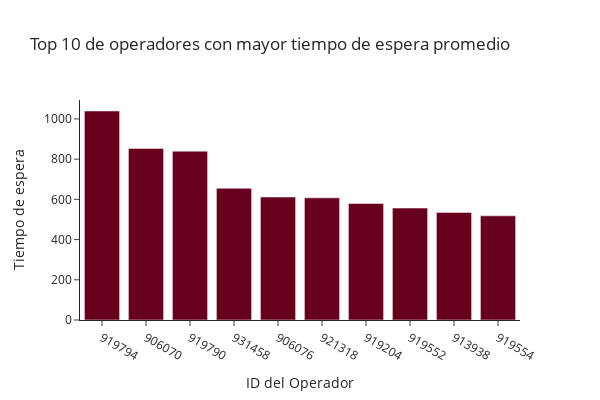

Notebook cell for this chart:
### Code cell
waiting_time_by_direccion = df_merged[df_merged['direction'] == 'in']
waiting_time_by_direccion = waiting_time_by_direccion.groupby('operator_id').agg({'waiting_time':'mean'})
waiting_time_by_direccion  = waiting_time_by_direccion .sort_values(by= 'waiting_time', ascending=False).head(10)
print(waiting_time_by_direccion)

labels = waiting_time_by_direccion .index.to_list()
labels = [str(x) for x in labels]

fig = px.bar(waiting_time_by_direccion , x=labels, y='waiting_time',
            labels={ 'x':'ID del Operador', 'waiting_time':'Tiempo de espera'},
            title='Top 10 de operadores con mayor tiempo de espera promedio',
            color_discrete_sequence=px.colors.sequential.RdBu,
            template='simple_white')

fig.update_layout(width=600, height=400)

plt.tight_layout()
fig.show()

### Figure 1 — Plotly figure (JSON) as saved in the notebook; plotly's stock layout.template omitted (floating-point values rounded to 4 significant figures)
{"data": [{"alignmentgroup": "True", "hovertemplate": "ID del Operador=%{x}<br>Tiempo de espera=%{y}<extra></extra>", "legendgroup": "", "marker": {"color": "rgb(103,0,31)", "pattern": {"shape": ""}}, "name": "", "offsetgroup": "", "orientation": "v", "showlegend": false, "textposition": "auto", "type": "bar", "x": ["919794", "906070", "919790", "931458", "906076", "921318", "919204", "919552", "913938", "919554"], "xaxis": "x", "y": [1040.0, 853.3, 839.8, 655.2, 611.5, 607.5, 579.3, 556.8, 535.0, 518.2], "yaxis": "y"}], "layout": {"barmode": "relative", "height": 400, "legend": {"tracegroupgap": 0}, "title": {"text": "Top 10 de operadores con mayor tiempo de espera promedio"}, "width": 600, "xaxis": {"anchor": "y", "domain": [0, 1], "title": {"text": "ID del Operador"}}, "yaxis": {"anchor": "x", "domain": [0, 1], "title": {"text": "Tiempo de espera"}}}}
